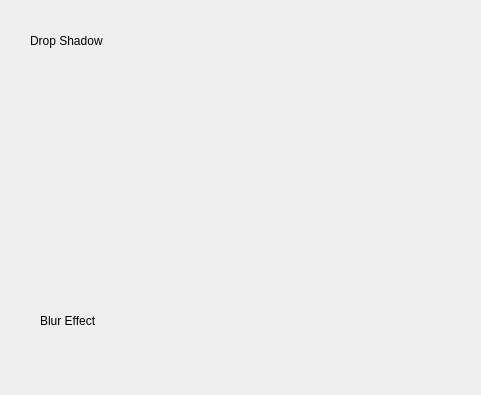
<?xml version="1.0" encoding="UTF-8"?>
<ui version="4.0">
 <class>MainWindow</class>
 <widget class="QMainWindow" name="MainWindow">
  <property name="geometry">
   <rect>
    <x>0</x>
    <y>0</y>
    <width>481</width>
    <height>395</height>
   </rect>
  </property>
  <property name="windowTitle">
   <string>MainWindow</string>
  </property>
  <widget class="QWidget" name="centralWidget">
   <widget class="QLabel" name="label">
    <property name="geometry">
     <rect>
      <x>30</x>
      <y>20</y>
      <width>221</width>
      <height>41</height>
     </rect>
    </property>
    <property name="styleSheet">
     <string notr="true">font: 26pt &quot;MS Shell Dlg 2&quot;;</string>
    </property>
    <property name="text">
     <string>Drop Shadow</string>
    </property>
   </widget>
   <widget class="QLabel" name="penguin">
    <property name="geometry">
     <rect>
      <x>220</x>
      <y>20</y>
      <width>241</width>
      <height>301</height>
     </rect>
    </property>
    <property name="text">
     <string/>
    </property>
    <property name="pixmap">
     <pixmap resource="resources.qrc">:/tux.png</pixmap>
    </property>
   </widget>
   <widget class="QLabel" name="butterfly">
    <property name="geometry">
     <rect>
      <x>30</x>
      <y>100</y>
      <width>161</width>
      <height>161</height>
     </rect>
    </property>
    <property name="text">
     <string/>
    </property>
    <property name="pixmap">
     <pixmap resource="resources.qrc">:/butterfly.png</pixmap>
    </property>
   </widget>
   <widget class="QLabel" name="label2">
    <property name="geometry">
     <rect>
      <x>40</x>
      <y>300</y>
      <width>171</width>
      <height>41</height>
     </rect>
    </property>
    <property name="styleSheet">
     <string notr="true">font: 26pt &quot;MS Shell Dlg 2&quot;;</string>
    </property>
    <property name="text">
     <string>Blur Effect</string>
    </property>
   </widget>
  </widget>
 </widget>
 <layoutdefault spacing="6" margin="11"/>
 <resources>
  <include location="resources.qrc"/>
 </resources>
 <connections/>
</ui>
